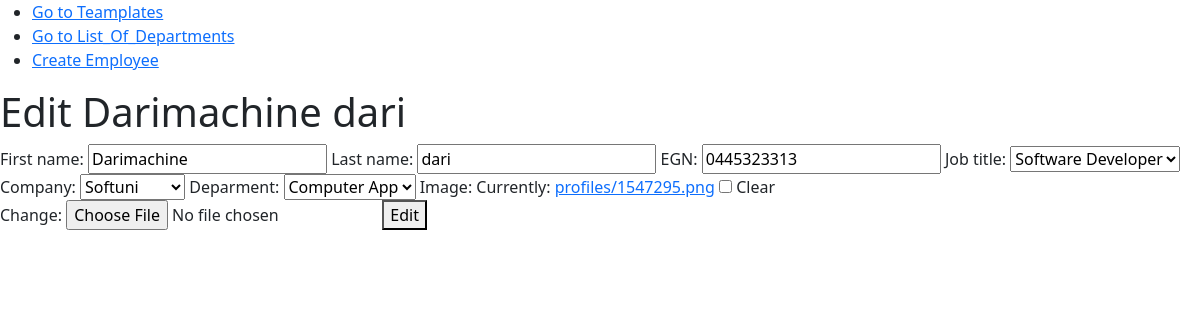
The app's page /department/edit/8/ with its own data.
### employees/models.py (models this page shows, shortened)
class Employee(models.Model):
    SOFTWARE_DEVELOPER = 1
    QA_ENGINEER=2
    DEVOPS_SPECIALIST = 3
    SOFT_UNI = 'Softuni'
    GOOGLE = 'Google'
    FACEBOOK = 'FACEBOOK'
    COMPANIES=(
        SOFT_UNI,
        GOOGLE,
        FACEBOOK,
    )
    first_name= models.CharField(
        max_length=30,
    )
    last_name=models.CharField(
        max_length=40,
        null=True,
        blank=True,
    )
    egn = models.CharField(
        default='',
        max_length=10,
        unique=True,
        verbose_name='EGN',
        validators=[MinLengthValidator(10)]
    )
    job_title=models.IntegerField(
        default='',
        choices=(
            (SOFTWARE_DEVELOPER,'Software Developer'),
            (QA_ENGINEER,'QA Engineer'),
            (DEVOPS_SPECIALIST,'DevOps Specialist')
        )
    )
    company = models.CharField(
        max_length=max(len(c) for c in COMPANIES),
        choices=((c,c) for c in COMPANIES)
    )
    deparment = models.ForeignKey(Department,on_delete=models.CASCADE)
    image = models.ImageField(
        null=True,
        blank=True,
        upload_to='profiles',
    )
    class Meta:
        ordering = ('id',)

### employees/views.py (the view)
# urls.py: path('edit/<int:pk>/',edit_employee,name='edit_employee')
def edit_employee(request,pk):
    employee = Employee.objects.get(pk=pk)
    if request.method == 'POST':
        employee_form = EditEmployeeForm(request.POST,request.FILES, instance=employee)
        if employee_form.is_valid():
            employee_form.save()
            return redirect('create_employee')
    else:
        employee_form = EditEmployeeForm(instance=employee)
    context = {
        'employee': employee,
        'employee_form': employee_form,
    }
    return render(request, 'edit.html', context)

### employees/views.py
class EditEmployeeForm(EmployeeForm):
    class Meta:
        model = Employee
        fields = '__all__'
        widgets={
            'egn':forms.TextInput(
                attrs={"readonly":"readonly"}
            )
        }

### employees/models.py (called while the page is built)
    def __str__(self):
        return self.name

### employees/templates/edit.html (shortened to what this page needs)
{% extends 'base.html' %}
{% block content %}
<h1> Edit {{ employee.first_name }} {{ employee.last_name }} </h1>
<form action="{% url 'edit_employee' employee.pk %}" enctype="multipart/form-data" method="post">
      {{ employee_form }}
      <button>Edit</button>
  </form>
{% endblock %}

### static/main.css (style rules this page uses)
h1 { color:red; }

### records on screen
Employee: first_name "Darimachine", last_name "dari", egn "0445323313", job_title "Software Developer", company "Softuni", deparment "Computer App"
